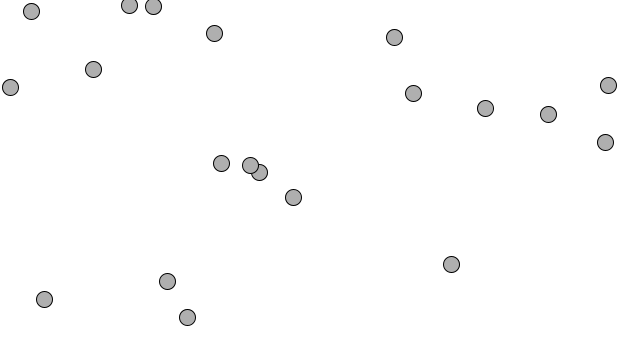
Frame 1 (no input)
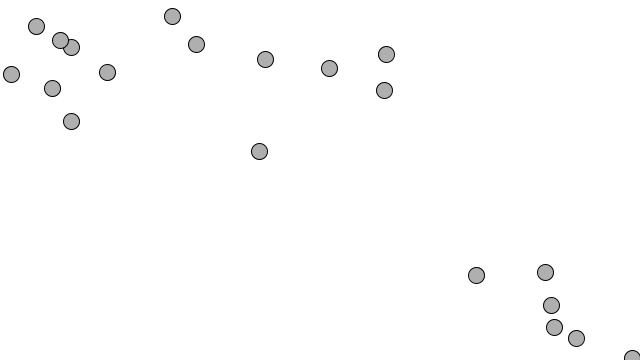
Frame 60 (the mouse pressed at the canvas centre just before this capture)
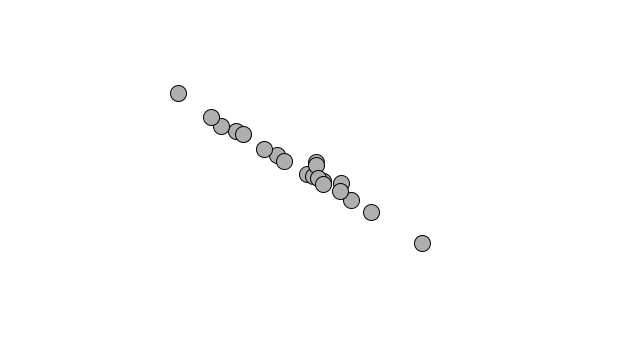
Frame 120 (the mouse held since frame 60 and released just before this capture)

The Processing sketch that drew these frames (run headless with seeded random() and noise(); from frame 60 on, the mouse is pressed at the canvas centre):

// Processing sketch: ex_1_11
// ── ex_1_11.pde
class Mover {

  PVector location;
  PVector velocity;
  PVector acceleration;
  float topspeed;

  Mover() {
    location = new PVector(random(width), random(height));
    velocity = new PVector(0, 0);
    // acceleration = new PVector(-0.001, 0.01);
    topspeed = 4;
  }

  void update() {
    PVector mouse = new PVector(mouseX, mouseY);
    PVector dir   = PVector.sub(mouse, location);

    dir.normalize();
    dir.mult(random(1));
    acceleration = dir;

    velocity.add(acceleration);
    velocity.limit(topspeed);
    location.add(velocity);
  }

  void display() {
    stroke(0);
    fill(175);
    ellipse(location.x, location.y, 16, 16);
  }

  void checkEdge() {
    if (location.x > width) {
      location.x = 0;
    } else if (location.x < 0) {
      location.x = width;
    }
    if (location.y > height) {
      location.y = 0;
    } else if (location.y < 0) {
      location.y = height;
    }
  }
}

Mover[] movers = new Mover[20];

void setup() {
  size(640, 360);
  background(255);

  for (int i = 0; i < movers.length; i++) {
    movers[i] = new Mover();
  }
}

void draw() {
  background(255);

  for (int i = 0; i < movers.length; i++) {
    movers[i].update();
    movers[i].checkEdge();
    movers[i].display();
  }
}
